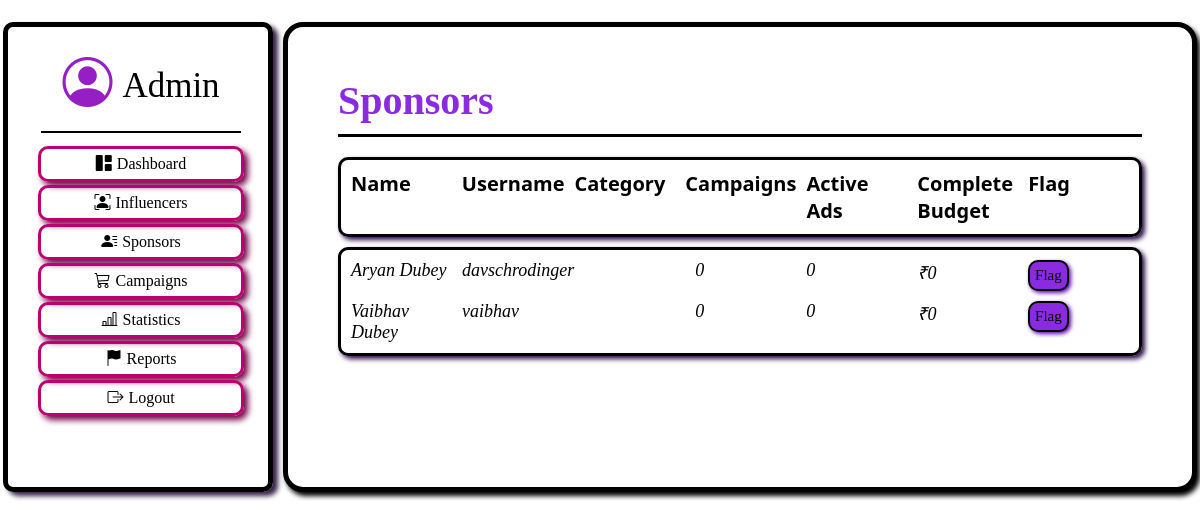
Page /admin/Sponsors on the committed database.
### application/Models.py (models this page shows)
class Sponsor(db.Model):
    __tablename__ = 'Sponsor'
    id = db.Column(db.Integer, primary_key=True)
    fullname = db.Column(db.String(200), unique=True, nullable=False)
    username = db.Column(db.String(200), unique=True, nullable=False)
    email = db.Column(db.String(200), unique=True, nullable=False)
    password = db.Column(db.String(100), nullable=False)
    products = db.relationship('Product', backref='Sponsor', lazy=True)
    flag=db.Column(db.Boolean, default=False)
    flagCount=db.Column(db.Integer, default=0)

### application/AdminController.py (the view, shortened to what this page needs)
@app.route('/admin/Sponsors', methods=['POST','GET'])
def adminSpo():
    sponsors=Sponsor.query.all()
    camps={}
    active={}
    budget={}
    for sponsor in sponsors:
        camps[sponsor.id]=Product.query.filter_by(sponsor_id=sponsor.id).count()
        active[sponsor.id]=UserProduct.query.join(Product).filter(
            Product.sponsor_id==sponsor.id, UserProduct.status=='Accepted').count()
        products=Product.query.filter_by(sponsor_id=sponsor.id).all()
        budget[sponsor.id]=sum(product.price for product in products)
    return render_template("adminSpo.html",sponsors=sponsors, camps=camps,active=active,budget=budget)

### templates/adminSpo.html (shortened to what this page needs)
<!DOCTYPE html>
<html lang="en">
<head>
    <link rel="stylesheet" href="https://cdnjs.cloudflare.com/ajax/libs/bootstrap-icons/1.9.1/font/bootstrap-icons.min.css">
</head>
<body>
    <div class="box">
        <div class="side-box">
            <div class="head">
                <i class="bi bi-person-circle"></i>
                <span class="text-a">Admin</span>
            </div>
            <div class="line"></div>
            <div class="column">
                <i class="bi bi-grid-1x2-fill"></i>
                <a href="{{url_for('admin')}}"> Dashboard</a>
            </div>
            <div class="column">
                <i class="bi bi-person-bounding-box"></i>
                <a href="{{url_for('adminInflu')}}"> Influencers</a>
            </div>
            <div class="column">
                <i class="bi bi-person-lines-fill"></i>
                <a href="{{url_for('adminSpo')}}">Sponsors</a>
            </div>
            <div class="column">
                <i class="bi bi-cart3"></i>
                <a href="{{url_for('adminCamp')}}">Campaigns</a>
            </div>
            <div class="column">
                <i class="bi bi-bar-chart-line"></i>
                <a href="{{url_for('adminStat')}}">Statistics</a>
            </div>
            <div class="column">
                <i class="bi bi-flag-fill"></i>
                <a href="{{url_for('adminReport')}}">Reports</a>
            </div>
            <div class="column">
                <i class="bi bi-box-arrow-right"></i>
                <a href="{{url_for('logout')}}">Logout</a>
            </div>
        </div>
        <div class="main-box">
            <span class="title">Sponsors</span>
            <div class="line1"></div>
            <div class="rect">
                <div class="i">Name</div>
                <div class="i">Username</div>
                <div class="i">Category</div>
                <div class="i">Campaigns</div>
                <div class="i">Active Ads</div>
                <div class="i">Complete Budget</div>
                <div class="i">Flag</div>
            </div>
            <div class="rect1">
                {% for sponsor in sponsors %}
                    <div class="i">{{sponsor.fullname}} </div>
                    <div class="i">{{sponsor.username}}</div>
                    <div class="i">{{sponsor.category}}</div>
                    <div class="i">{{camps[sponsor.id]}}</div>
                    <div class="i">{{active[sponsor.id]}}</div>
                    <div class="i">₹{{budget[sponsor.id]}}</div>
                    <div class="i">
                        <form method="POST">
                            {% if sponsor.flag==True %}
                                <button type="submit" class="flag" name="unflag" value="unflag">Unflag</button>
                            {% elif sponsor.flag==False %}
                                <button type="submit" class="flag" name="flag" value="flag">Flag</button>
                            {% endif %}
                        </form>
                    </div>
                {% endfor %}
            </div>
        </div>
    </div>
</body>
</html>

### templates/adminSpo.html (style rules this page uses)
body { margin: 0; padding: 0; height: 100%; width: 100%; background-color: rgb(255, 255, 255); }
a { text-decoration: none; color: inherit; }
a:link, a:visited { color: inherit; }
.box { display: flex; padding: 1px; gap: 10px; margin: 2px; padding-top: 20px; }
.main-box { display: flex; height: auto; width: 100%; padding-top: 50px; padding-left: 50px; background-color: rgb(255, 255, 255); flex-wrap: wrap; }
.text-a { font-size: 35px; padding-left: 10px; font-family: cursive; }
.side-box { display: flex; flex-direction: column; justify-content: flex-start; align-items: center; border: 5px solid rgb(0, 0, 0); border-radius: 10px; padding: 30px; flex-wrap: wrap; height: 400px; width: 200px; box-shadow: 5px 4px 5px rgb(55, 35, 74); flex-shrink: 0; }
.head { display: flex; align-items: center; font-size: 50px; font-family: monospace; }
.head .bi { color: rgb(149, 31, 196); }
.line { margin-top: 15px; margin-bottom: 10px; height: 2px; width: 100%; background-color: rgb(0, 0, 0); }
.column { display: flex; justify-content: center; align-items: center; margin-top: 3px; height: 30px; width: 100%; border: 3px solid rgb(188, 2, 113); border-radius: 10px; font-family: cursive; gap: 5px; box-shadow: 4px 4px 6px rgb(117, 2, 71); transition: transform 0.3s; }
.main-box { display: flex; flex-direction: column; height: auto; width: 100%; border: 5px solid black; border-radius: 20px; padding: 50px; box-shadow: 3px 4px 5px black; }
.title { font-size: 40px; font-weight: bold; font-family: Verdana; color: blueviolet; }
.line1 { margin-top: 10px; height: 3px; width: 100%; background-color: rgb(0, 0, 0); margin-bottom: 20px; }
.rect, .rect1 { display: grid; padding: 10px; grid-template-columns: repeat(7,1fr); box-sizing: border-box; width: 100%; border: 3px solid black; box-shadow: 3px 3px 5px rgb(43, 12, 79); border-radius: 10px; gap: 10px; font-family: segoe UI; font-size: 20px; font-weight: bold; }
.rect1 { margin-top: 10px; font-family: cursive; font-size: 18px; font-style: italic; font-weight: 400; }
.flag { padding: 5px; background-color: blueviolet; font-size: 15px; font-family: cursive; border: 2px solid black; border-radius: 10px; box-shadow: 2px 2px 4px rgb(98, 5, 179); transition: transform 0.2s; }

### rows in the picture
Sponsor: fullname "Aryan Dubey", username "davschrodinger", camps "0", active "0", budget "0", flag "Flag"
Sponsor: fullname "Vaibhav Dubey", username "vaibhav", camps "0", active "0", budget "0", flag "Flag"
